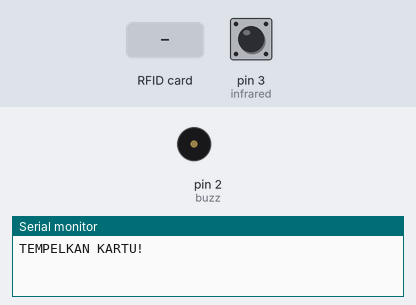
Recording of a sketch running on a simulated Arduino Uno, built with avr-gcc and run on an emulated ATmega328P. Shown: buzzer (waves = sounding, pin HIGH), the last lines printed to the serial monitor. The test bench sets the inputs (shaded band); at power-on: pin 3 (infrared) HIGH. Pins used as bus, display or sensor lines are not drawn.

Above: at 1.6 s.
1.7 s: RFID card 5E 7A 19 C4 held to the reader
At 2.9 s:
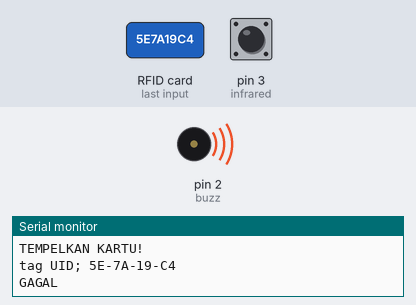
Timing chart, 0 to 4.7 s (numbered marks = the images above; inputs shaded):
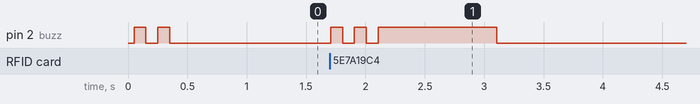

The sketch:

7_RFID_IR.ino
```cpp
#include<SPI.h>
#include<MFRC522.h>

String uidString;

int buzz=2;
int infrared=3;
int kunci=0;

#define SS_PIN 10
#define RST_PIN 9
MFRC522 mfrc522(SS_PIN, RST_PIN);  //Create MRFC522 Instance

void setup() {
  Serial.begin(9600);
  pinMode(buzz,OUTPUT);
  pinMode(infrared,INPUT);
  SPI.begin();
  mfrc522.PCD_Init();
  bunyibuzzoke();
  Serial.println("TEMPELKAN KARTU!");
}

void loop() {
  int bacaIR=digitalRead(infrared);

  if(mfrc522.PICC_IsNewCardPresent() and kunci==0){
  readRFID();
  Serial.print("tag UID; ");
  Serial.println(uidString);
  if(uidString=="CA-0-E7-80"){
  kunci=1;
  Serial.println("BERHASIL");
  delay(1000);
  Serial.println("Silahkan Masuk!");
  bunyibuzzoke();
  }else{
  kunci=0;
  Serial.println("GAGAL");
  bunyibuzzgagal();
  }
  }

if(bacaIR==0 && kunci==1){
  kunci=0;
  bunyibuzzoke();
  Serial.println("SUDAH MASUK");
  delay(300);
  Serial.println("PALANG DITUTUP");
  delay(300);
  Serial.println("TEMPELKAN KARTU");
}
}


void readRFID(){
  mfrc522.PICC_ReadCardSerial();
  //Sound the buzzer when a card is read
  bunyibuzzoke();
  //
  uidString=String(mfrc522.uid.uidByte[0],HEX)+"-"+
  String(mfrc522.uid.uidByte[1],HEX)+"-"+
  String(mfrc522.uid.uidByte[2],HEX)+"-"+
  String(mfrc522.uid.uidByte[3],HEX);
  uidString.toUpperCase();
}

void bunyibuzzoke(){
  digitalWrite(buzz,HIGH);
  delay(100);
  digitalWrite(buzz,LOW);
  delay(100);
  digitalWrite(buzz,HIGH);
  delay(100);
  digitalWrite(buzz,LOW);
  delay(100);
}

void bunyibuzzgagal(){
  digitalWrite(buzz,HIGH);
  delay(1000);
  digitalWrite(buzz,LOW);
  delay(100);
}
```

Measured:
- after the input at 1.7 s, pin 2 (buzz): goes HIGH 0.10 s, LOW 0.10 s, HIGH 0.10 s, LOW 0.10 s, HIGH 1.0 s, then LOW, starting at once
